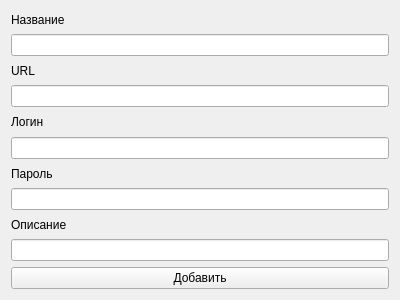
<?xml version="1.0" encoding="UTF-8"?>
<ui version="4.0">
 <class>NewPassRecord</class>
 <widget class="QWidget" name="NewPassRecord">
  <property name="geometry">
   <rect>
    <x>0</x>
    <y>0</y>
    <width>400</width>
    <height>300</height>
   </rect>
  </property>
  <property name="windowTitle">
   <string>Form</string>
  </property>
  <layout class="QVBoxLayout" name="verticalLayout">
   <item>
    <widget class="QLabel" name="label">
     <property name="text">
      <string>Название</string>
     </property>
    </widget>
   </item>
   <item>
    <widget class="QLineEdit" name="leName"/>
   </item>
   <item>
    <widget class="QLabel" name="label_2">
     <property name="text">
      <string>URL</string>
     </property>
    </widget>
   </item>
   <item>
    <widget class="QLineEdit" name="leURL"/>
   </item>
   <item>
    <widget class="QLabel" name="label_3">
     <property name="text">
      <string>Логин</string>
     </property>
    </widget>
   </item>
   <item>
    <widget class="QLineEdit" name="leLogin"/>
   </item>
   <item>
    <widget class="QLabel" name="label_4">
     <property name="text">
      <string>Пароль</string>
     </property>
    </widget>
   </item>
   <item>
    <widget class="QLineEdit" name="lePassword"/>
   </item>
   <item>
    <widget class="QLabel" name="label_5">
     <property name="text">
      <string>Описание</string>
     </property>
    </widget>
   </item>
   <item>
    <widget class="QLineEdit" name="leDescr"/>
   </item>
   <item>
    <widget class="QPushButton" name="btnAdd">
     <property name="text">
      <string>Добавить</string>
     </property>
    </widget>
   </item>
  </layout>
 </widget>
 <resources/>
 <connections/>
</ui>
